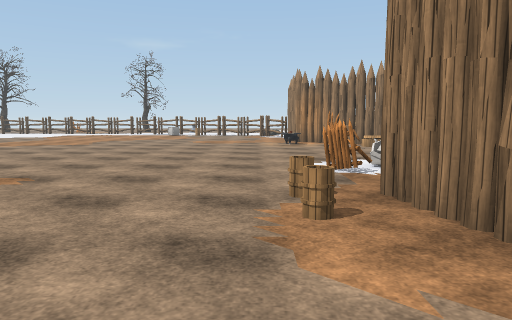
View 1 (above)

16 first-person views from a walk through a 3-D level made in the Unity game engine. The camera is 1.4 m above the floor, tilts 6° down and sees 70° across. The floor is counted in squares, 2 m on a side. Each view is taken from the middle of a square. On the plan, view 1 faces up. The plan holds only what a view shows up to about 11 squares ahead; the rest is blank. The place goes on beyond the plan. The player is left out. Some animated figures are not drawn. Some surface patterns are stand-ins.

View 2
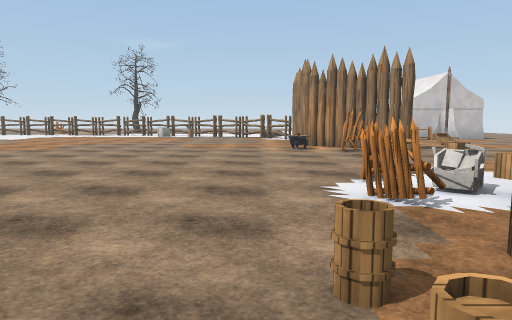

View 3
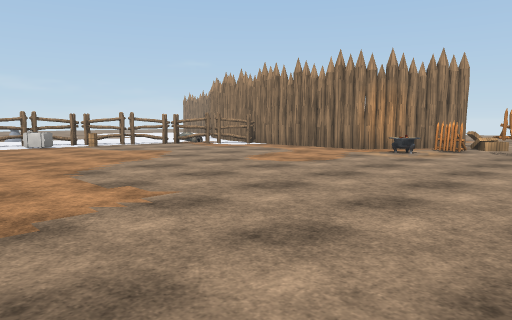

View 4
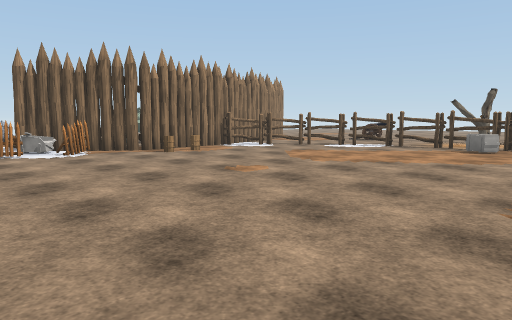

View 5
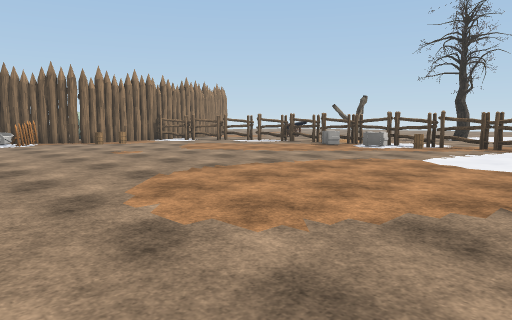

View 6
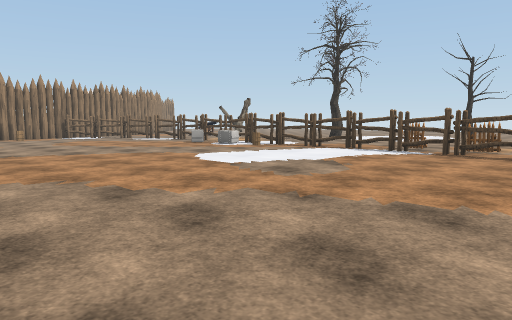

View 7
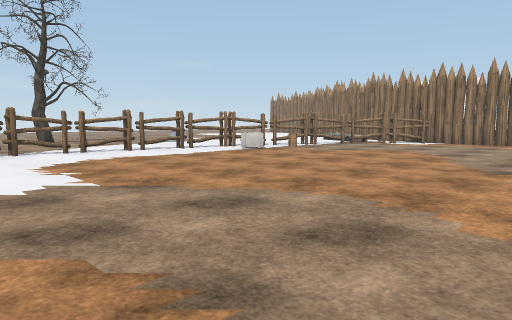

View 8
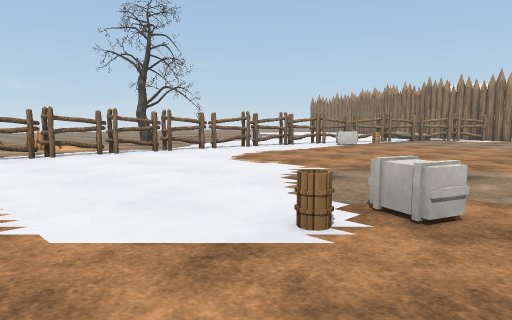

View 9
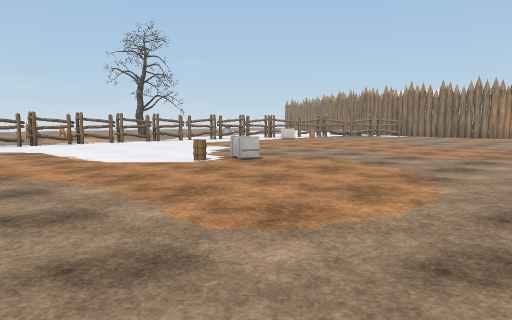

View 10
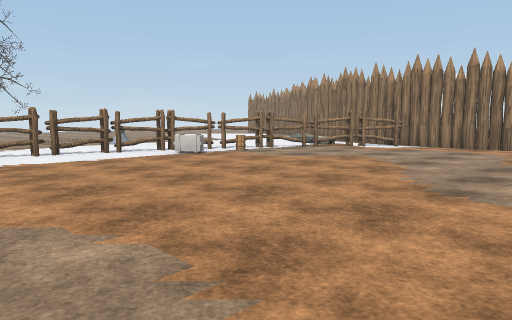

View 11
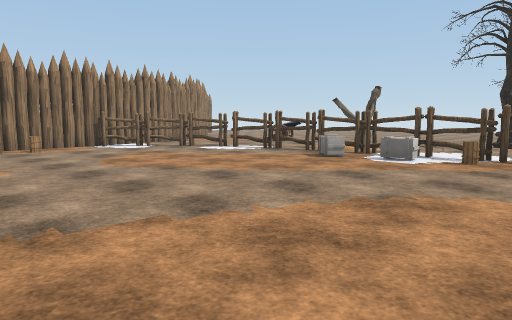

View 12
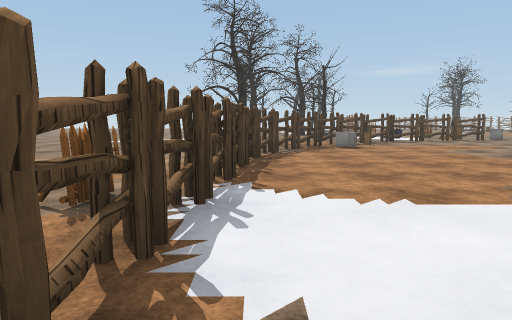

View 13
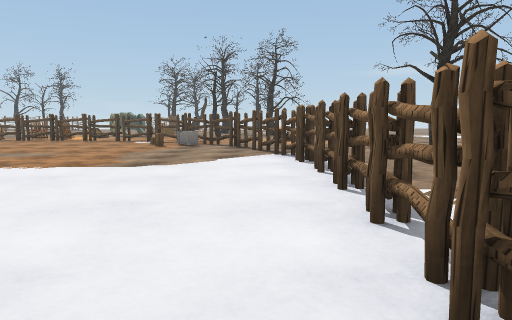

View 14
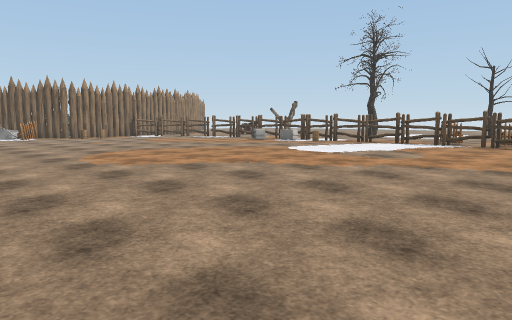

View 15
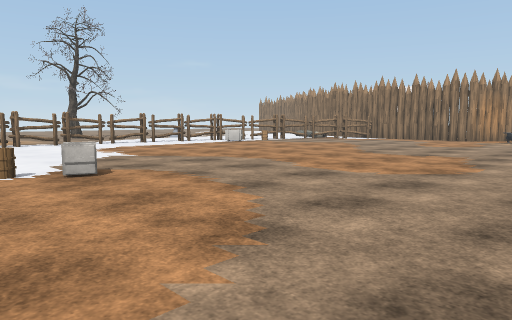

View 16
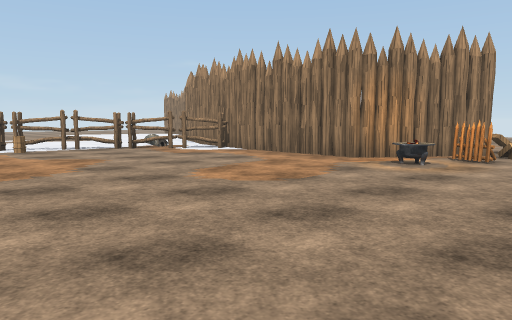

### Floor plan
Key: @ floor where view 1 was taken; # wall or solid block; x gap in a wall; . floor; ^ raised ledge; F fence; C chest; T thing the floor can be seen under or through; O other object.
Columns run from 16 left of view 1 to 7 right of it. Each row starts with its distance up from view 1.
 24      F.....
 23   ....... ..
 22 .............
 21 x##xx#.#xxT....
 20 ..........TxTT..
 19 ............OO#..
 18 ...............####
 17 .................##
 16 ..................#
 15 ..................^
 14 ....OO............^
 13  .................#
 12 ..................## ...
 11 .................OF#C...
 10 ..................FC..
  9 .......  .............
  8  ....................
  7  ..................C
  6  ................FO#O
  5  ................F##
  4 ..................#
  3 ................O.^
  2 ..................#
  1 ..................#
  0 ................@##
 -1 ...........O....#.
 -2 x#xTT....OOOx###.
 -3  ..F.TxxTT#.....
 -4  .F..F......O
 -5    ...   ...
 -6          ...
 -7          #

Positions as (right, up) in squares from view 1, and headings:
1: (0, 0), facing up
2: (0, 2), facing up
3: (-7, 8), facing up-right
4: (-7, 8), facing down-right
5: (-11, 8), facing down-right
6: (-15, 6), facing down-right
7: (-11, 12), facing up-right
8: (-14, 13), facing up-right
9: (-16, 9), facing up-right
10: (-9, 12), facing up-right
11: (-9, 5), facing down-right
12: (-8, -2), facing left
13: (-8, 20), facing left
14: (-15, 9), facing down-right
15: (-13, 9), facing up-right
16: (-5, 9), facing up-right
